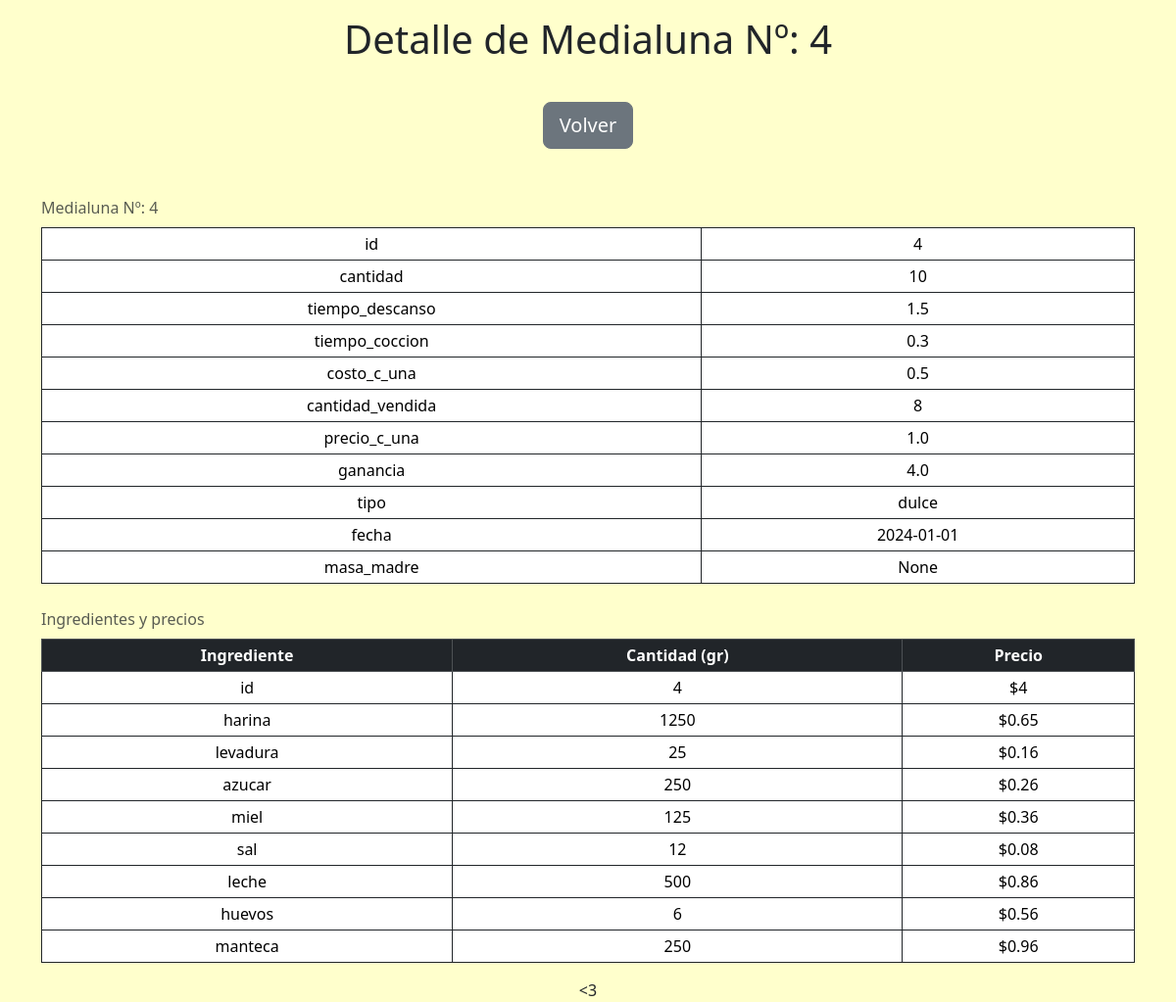
Screenshot of /medialunas/4 with the database file from the repository.
### tables this page shows
CREATE TABLE "medialunas" (
	"id"	INTEGER NOT NULL UNIQUE,
	"cantidad"	INTEGER,
	"tiempo_descanso"	REAL,
	"tiempo_coccion"	REAL,
	"costo_c_una"	REAL,
	"cantidad_vendida"	INTEGER,
	"precio_c_una"	REAL,
	"ganancia"	REAL,
	"tipo"	TEXT,
	"fecha" TEXT, "masa_madre" TEXT,
	PRIMARY KEY("id" AUTOINCREMENT)
);

CREATE TABLE ingredientes (
	id INTEGER NOT NULL,
	harina INTEGER,
	levadura INTEGER,
	azucar INTEGER,
	miel INTEGER,
	sal INTEGER,
	leche INTEGER,
	huevos INTEGER,
	manteca INTEGER,
	FOREIGN KEY(id) REFERENCES medialunas(id)
);

CREATE TABLE precios (
	id INTEGER NOT NULL,
	harina REAL,
	levadura REAL,
	azucar REAL,
	miel REAL,
	sal REAL,
	leche REAL,
	huevos REAL,
	manteca REAL,
	FOREIGN KEY(id) REFERENCES medialunas(id)
);

### app.py (the view)
@app.route('/medialunas/<int:id>')
def mostrar_medialunas(id: int):
    with sqlite3.connect(database) as connection:
        cursor = connection.cursor()
        cursor.execute("SELECT * FROM medialunas WHERE id=?", (str(id),))
        selected_medialuna = cursor.fetchone()
        cursor.execute("SELECT * FROM ingredientes WHERE id=?", (str(id),))
        selected_ingredientes = cursor.fetchone()
        cursor.execute("SELECT * FROM precios WHERE id=?", (str(id),))
        selected_precios = cursor.fetchone()
    print(COLUMNAS_INGREDIENTES_PRECIOS)
    medialuna = {}
    ingredientes = {}
    precios = {}
    if selected_medialuna != None:
        for i in range(len(COLUMNAS_MEDIALUNAS)):
            medialuna[COLUMNAS_MEDIALUNAS[i]] = selected_medialuna[i]
    if selected_ingredientes != None:
        for i in range(len(COLUMNAS_INGREDIENTES_PRECIOS)):
            ingredientes[COLUMNAS_INGREDIENTES_PRECIOS[i]] = selected_ingredientes[i]
    if selected_precios != None:
        for i in range(len(COLUMNAS_INGREDIENTES_PRECIOS)):
            precios[COLUMNAS_INGREDIENTES_PRECIOS[i]] = selected_precios[i]
    return render_template("medialunas.html", medialuna=medialuna,
                           ingredientes=ingredientes, precios=precios)

### templates/medialunas.html (shortened to what this page needs)
{% extends "layout.html" %}
{% block main %}
<h1> Detalle de Medialuna Nº: {{ medialuna["id"] }} </h1>
<div class="btn-container">
    <button type="button" class="btn btn-secondary btn-lg" onclick="location.href = '/'">Volver</button>
</div>
<div class="container table-responsive-sm">
    <table class="table table-sm table-hover table-bordered border-dark">
        <caption> Medialuna Nº: {{ medialuna["id"] }} </caption>
        <tbody>
            {% for key in medialuna %}
            <tr>
                <td> {{ key }} </td>
                <td> {{ medialuna[key] }} </td>
            </tr>
            {% endfor %}
        </tbody>
    </table>
    <table class="table table-sm table-hover table-bordered border-dark">
        <caption> Ingredientes y precios </caption>
        <thead class="table-dark">
            <tr>
                <th> Ingrediente </th>
                <th> Cantidad (gr) </th>
                <th> Precio </th>
            </tr>
        </thead>
        <tbody>
            {% for key in ingredientes %}
            <tr>
                <td> {{ key }} </td>
                <td> {{ ingredientes[key] }} </td>
                <td> ${{ precios[key] }} </td>
            </tr>
            {% endfor %}
        </tbody>
    </table>
</div>
{% endblock %}

### static/styles.css (style rules this page uses)
body { background-color: #ffffcc !important; text-align: center !important; }
.btn-container { margin-top: 5vh; margin-bottom: 5vh; width: 100%; }
caption { caption-side: top; }
h1 { margin-top: 1rem !important; }

### rows the page displays
medialunas: id "4", id "4" "10" "1.5" "0.3" "0.5" "8" "1.0" "4.0" "dulce" "2024-01-01"
ingredientes: id "4" "1250" "25" "250" "125" "12" "500" "6" "250"
precios: id "4" "0.65" "0.16" "0.26" "0.36" "0.08" "0.86" "0.56" "0.96"

### other values shown
{{ key }} "id" "cantidad" "tiempo_descanso" "tiempo_coccion" "costo_c_una" "cantidad_vendida" "precio_c_una" "ganancia" "tipo" "fecha" "masa_madre"
{{ medialuna[key] }} "None"
{{ key }} "id" "harina" "levadura" "azucar" "miel" "sal" "leche" "huevos" "manteca"
